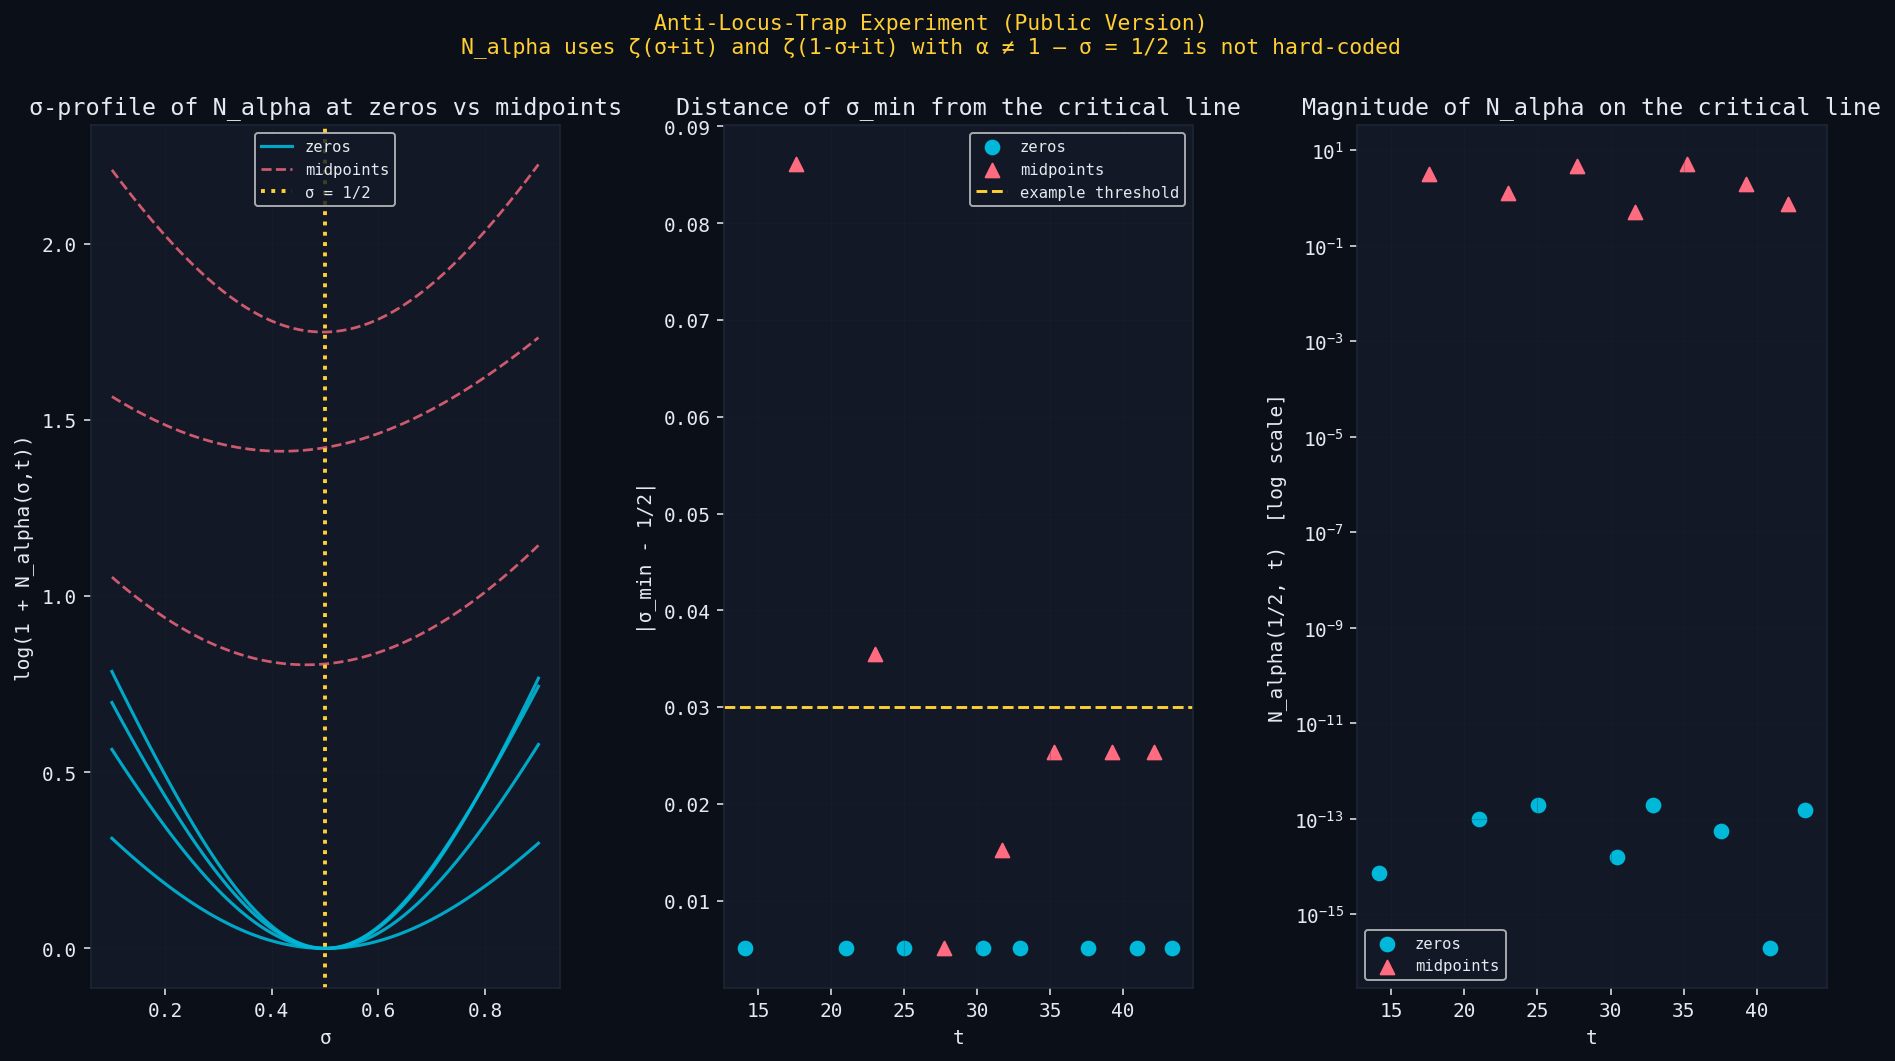

This figure's Python source:
#!/usr/bin/env python3

import math
import numpy as np
import mpmath as mp

import matplotlib
matplotlib.use("Agg")
import matplotlib.pyplot as plt
import matplotlib.gridspec as gridspec

mp.mp.dps = 50
ZEROS = [
    14.134725, 21.022040, 25.010858, 30.424876,
    32.935062, 37.586178, 40.918719, 43.327073,
]

ALPHA = mp.e ** (0.25j * mp.pi)
BG      = "#0b1018"
PANEL   = "#121826"
ACCENT1 = "#00b8d9"
ACCENT2 = "#ff6b81"
ACCENT3 = "#ffcf33"
TEXT    = "#e5e9f0"
GRID    = "#1e2535"

plt.rcParams.update({
    "figure.facecolor": BG,
    "axes.facecolor": PANEL,
    "axes.edgecolor": GRID,
    "axes.labelcolor": TEXT,
    "xtick.color": TEXT,
    "ytick.color": TEXT,
    "text.color": TEXT,
    "grid.color": GRID,
    "grid.linewidth": 0.6,
    "font.family": "monospace",
})

def N_alpha(sigma: float, t: float) -> float:
    s1 = mp.mpc(sigma, t)
    s2 = mp.mpc(1.0 - sigma, t)
    diff = mp.zeta(s1) - ALPHA * mp.zeta(s2)
    return float(mp.re(diff)**2 + mp.im(diff)**2)


def curvature_sigma(sigma: float, t: float, h: float = 0.015) -> float:
    np_ = N_alpha(sigma + h, t)
    nc  = N_alpha(sigma,     t)
    nm  = N_alpha(sigma - h, t)
    return (np_ - 2.0 * nc + nm) / (h * h)


def sigma_profile(t: float, n_sigma: int = 80):
    sigmas = np.linspace(0.1, 0.9, n_sigma)
    values = np.array([N_alpha(float(s), t) for s in sigmas])
    idx    = int(np.argmin(values))
    return sigmas, values, float(sigmas[idx]), float(values[idx])


def run_experiment():
    print("="*72)
    print("  ANTI-LOCUS-TRAP PUBLIC EXPERIMENT  (N_alpha symmetry-broken)")
    print("="*72)
    print(f"alpha = e^(iπ/4) ≈ {complex(ALPHA):.4f}")
    print()


    print("σ-dependence at known zeros:")
    print(f"{'γ (zero)':>10}  {'σ_min':>8}  {'N_min':>14}  {'|σ_min-1/2|':>12}")
    print(f"{'-'*10}  {'-'*8}  {'-'*14}  {'-'*12}")

    zero_results = []
    for gamma in ZEROS:
        sigmas, vals, s_min, n_min = sigma_profile(gamma)
        dev = abs(s_min - 0.5)
        print(f"{gamma:>10.6f}  {s_min:>8.4f}  {n_min:>14.4e}  {dev:>12.4f}")
        zero_results.append((gamma, s_min, n_min, dev))


    print("\nσ-dependence at midpoints (not zeros):")
    print(f"{'t (mid)':>10}  {'σ_min':>8}  {'N_min':>14}  {'|σ_min-1/2|':>12}")
    print(f"{'-'*10}  {'-'*8}  {'-'*14}  {'-'*12}")

    mid_results = []
    for i in range(len(ZEROS) - 1):
        mid = 0.5 * (ZEROS[i] + ZEROS[i+1])
        sigmas, vals, s_min, n_min = sigma_profile(mid)
        dev = abs(s_min - 0.5)
        print(f"{mid:>10.6f}  {s_min:>8.4f}  {n_min:>14.4e}  {dev:>12.4f}")
        mid_results.append((mid, s_min, n_min, dev))


    z_dev  = [d for _,_,_,d in zero_results]
    m_dev  = [d for _,_,_,d in mid_results]
    z_N    = [n for _,_,n,_ in zero_results]
    m_N    = [n for _,_,n,_ in mid_results]

    print("\nSummary:")
    print(f"  Mean |σ_min-1/2| at zeros:      {np.mean(z_dev):.4e}")
    print(f"  Mean |σ_min-1/2| at midpoints:  {np.mean(m_dev):.4e}")
    print(f"  Mean N_min at zeros:            {np.mean(z_N):.4e}")
    print(f"  Mean N_min at midpoints:        {np.mean(m_N):.4e}")
    print(f"  Dynamic range (mid/zero N_min): {np.mean(m_N)/max(np.mean(z_N),1e-30):.1f}x")

    return zero_results, mid_results


def make_figure(zero_results, mid_results, filename="MKM_THE_LOCUS_TRAP.png"):
    fig = plt.figure(figsize=(16, 8))
    fig.patch.set_facecolor(BG)
    gs = gridspec.GridSpec(1, 3, figure=fig, wspace=0.35)


    ax0 = fig.add_subplot(gs[0, 0])
    ax0.set_facecolor(PANEL)

    sigma_grid = np.linspace(0.1, 0.9, 90)


    for i, (gamma, _, _, _) in enumerate(zero_results[:4]):
        vals = np.array([N_alpha(float(s), gamma) for s in sigma_grid])
        ax0.plot(sigma_grid, np.log1p(vals),
                 color=ACCENT1, lw=1.6, alpha=0.9,
                 label="zeros" if i == 0 else "_nolegend_")
    for i in range(3):
        mid = 0.5 * (zero_results[i][0] + zero_results[i+1][0])
        vals = np.array([N_alpha(float(s), mid) for s in sigma_grid])
        ax0.plot(sigma_grid, np.log1p(vals),
                 color=ACCENT2, lw=1.4, alpha=0.8, linestyle="--",
                 label="midpoints" if i == 0 else "_nolegend_")

    ax0.axvline(0.5, color=ACCENT3, lw=2.0, linestyle=":",
                label="σ = 1/2")
    ax0.set_xlabel("σ")
    ax0.set_ylabel("log(1 + N_alpha(σ,t))")
    ax0.set_title("σ-profile of N_alpha at zeros vs midpoints")
    ax0.grid(True, alpha=0.25)
    ax0.legend(fontsize=8)


    ax1 = fig.add_subplot(gs[0, 1])
    ax1.set_facecolor(PANEL)

    zg = [g for g,_,_,_ in zero_results]
    zd = [d for _,_,_,d in zero_results]
    mg = [mid for mid,_,_,_ in mid_results]
    md = [d for _,_,_,d in mid_results]

    ax1.scatter(zg, zd, color=ACCENT1, s=50, label="zeros")
    ax1.scatter(mg, md, color=ACCENT2, s=50, marker="^", label="midpoints")
    ax1.axhline(0.03, color=ACCENT3, lw=1.5, linestyle="--",
                label="example threshold")
    ax1.set_xlabel("t")
    ax1.set_ylabel("|σ_min - 1/2|")
    ax1.set_title("Distance of σ_min from the critical line")
    ax1.grid(True, alpha=0.25)
    ax1.legend(fontsize=8)


    ax2 = fig.add_subplot(gs[0, 2])
    ax2.set_facecolor(PANEL)

    zN_half = [N_alpha(0.5, g) for g in zg]
    mN_half = [N_alpha(0.5, mid) for mid in mg]

    ax2.scatter(zg, zN_half, color=ACCENT1, s=50, label="zeros")
    ax2.scatter(mg, mN_half, color=ACCENT2, s=50, marker="^",
                label="midpoints")
    ax2.set_yscale("log")
    ax2.set_xlabel("t")
    ax2.set_ylabel("N_alpha(1/2, t)  [log scale]")
    ax2.set_title("Magnitude of N_alpha on the critical line")
    ax2.grid(True, alpha=0.25, which="both")
    ax2.legend(fontsize=8)

    fig.suptitle(
        "Anti-Locus-Trap Experiment (Public Version)\n"
        "N_alpha uses ζ(σ+it) and ζ(1-σ+it) with α ≠ 1 — σ = 1/2 is not hard-coded",
        color=ACCENT3,
        fontsize=11,
    )

    plt.savefig(filename, dpi=140, bbox_inches="tight", facecolor=BG)
    plt.close()
    print(f"\nSaved figure: {filename}")


def main():
    zero_results, mid_results = run_experiment()
    make_figure(zero_results, mid_results)

if __name__ == "__main__":
    main()
